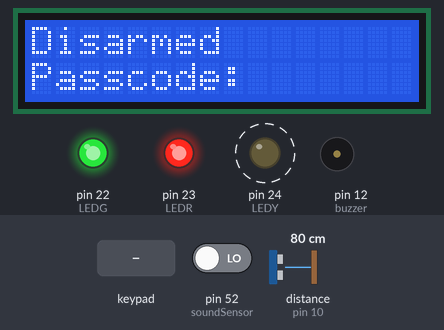
Bench run of a sketch on a simulated Arduino Mega 2560, built with avr-gcc and run on an emulated ATmega2560. On the bench: 16×2 character LCD, output pins drawn as LEDs (lit = HIGH), buzzer (waves = sounding). Wiring (inferred from the names in the program): ultrasonic range finder: trigger pin 11; echo pin 10. Dashed ring = blinking. Inputs (shaded band) come from the test bench; at power-on: distance to the obstacle (sensor on pin 10) 80 cm, pin 52 (soundSensor) LOW. The echo pulse lasts 58.3 µs per cm; pins used as bus, display or sensor lines are not drawn; what the sketch prints to the serial monitor is not drawn.

Above: at 1.05 s.
1.3 s: keypad keys 5 4 3 2 # pressed 0.4 s apart
At 5.3 s:
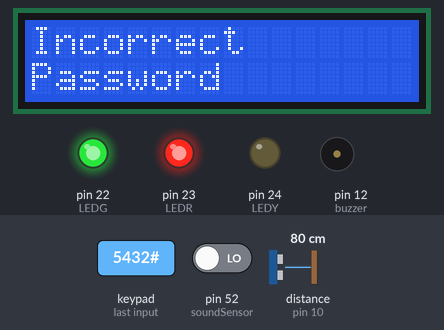
6.3 s: key '1' pressed
At 6.89 s:
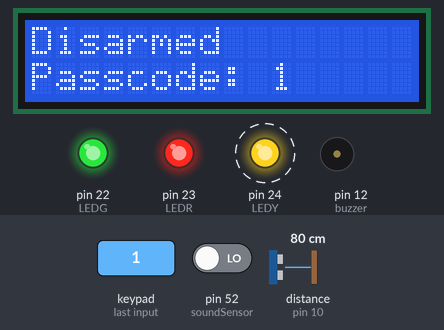
8.3 s: distance to the obstacle (sensor on pin 10) set to 35 cm
11.3 s: key '7' pressed
At 11.81 s:
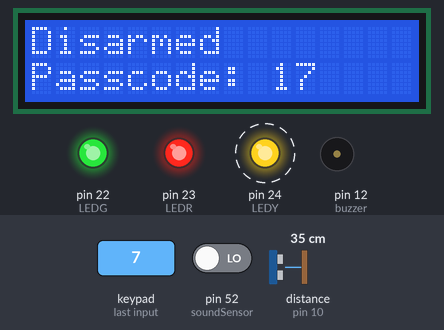
13.2 s: distance to the obstacle (sensor on pin 10) set to 18 cm
16.2 s: keypad keys 9 8 7 6 pressed 0.4 s apart
At 34.3 s:
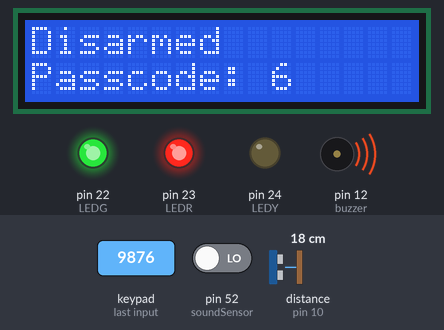
Timing chart, 0 to 34.6 s (numbered marks = the images above; inputs shaded):
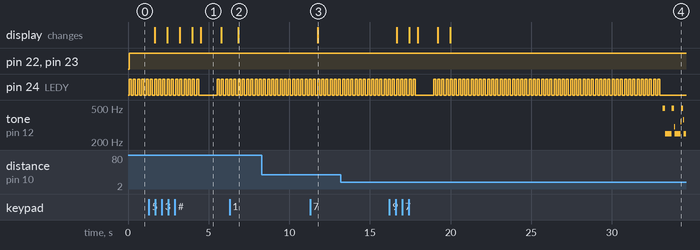

Measured:
- after the input at 1.3 s, the display: first changes after 0.34 s (image 1 shows a later state)
- after the input at 6.3 s, the display: changes after 0.53 s (image 2)
- after the input at 11.3 s, the display: changes after 0.45 s (image 3)
- after the input at 16.2 s, the display: first changes after 0.46 s (image 4 shows a later state)
- by itself, tone on pin 12 (buzzer): plays 495 Hz for 0.16 s, 249 Hz for 0.40 s, 495 Hz for 0.16 s, 301 Hz for 0.04 s, 249 Hz for 0.36 s, 346 Hz for 0.04 s … (9 notes in this stretch)
- what the display in image 1 shows lasts 1.3 s, from 4.5 s to 5.8 s

The sketch:

Alarm.ino
```cpp
//Added libraries
#include <Keypad.h>
#include <LiquidCrystal.h>
#define echoPin 10
#define trigPin 11


int array1[5]{0,0,0,0,0}; // Array to store passcode attempts
long duration; // variable for the duration of sound wave travel
int distance; // variable for the distance measurement
int buzzer = 12; // variable for buzzer pin
int soundSensor = 52; // variable for sound pin

// LED pins
int LEDG = 22;
int LEDR = 23;
int LEDY = 24;

boolean LEDStatus=false; // LED Status
const byte ROWS = 4; //four rows
const byte COLS = 4; //three columns

// Keypad input
char keys[ROWS][COLS] = {
  {'1','4','7','*'},
  {'2','5','8','0'},
  {'3','6','9','#'},
  {'A','B','C','D'}
};
byte rowPins[ROWS] = {5, 4, 3, 2}; //connect to the row pinouts of the keypad
byte colPins[COLS] = {9, 8, 7, 6}; //connect to the column pinouts of the keypad

// Initializing keypad
Keypad keypad = Keypad( makeKeymap(keys), rowPins, colPins, ROWS, COLS );
// Initializing Liquid Crystal Display
LiquidCrystal lcd(26, 27, 28, 29, 30, 31);

void setup(){
  pinMode(trigPin, OUTPUT); // Sets the trigPin as an OUTPUT
  pinMode(echoPin, INPUT); // Sets the echoPin as an INPUT
  pinMode(buzzer,OUTPUT);//initialize the buzzer pin as an output

  // Initialize the LED pins as an output
  pinMode(LEDG, OUTPUT);
  pinMode(LEDR, OUTPUT);
  pinMode(LEDY, OUTPUT);

  pinMode(soundSensor,INPUT); // Initialize the sound sensor pin as an input

  // Default Display when program starts
  lcd.begin(16, 2);
  lcd.write("Disarmed");
  lcd.setCursor(0,1);
  lcd.write("Passcode: ");
  lcd.setCursor(0,0);
  Serial.begin(9600);
  Serial.print("Enter Passcode: ");
}


void loop(){
  static int arm = 0; // Variable for starting the alarm system arming
  static int keycounter = 0; // Variable to keep track of number of keys pressed

  // Default password variables
  static int a = 5;
  static int b = 2;
  static int c = 8;
  static int d = 7;

  static int chng = 0; // Variable for password change
  static int wait = 0; // Variable for countdown until arming
  static int alarm = 0; // Variable for if the alarm is armed
  static int countd = 120; // Variable for count down before alarm sound
  static int trig = 0; // Variable for triggering the alarm
  char key = keypad.getKey(); // Variable to keep track of the key pressed
  int SensorData = digitalRead(soundSensor); // Variable to keep track of sounds sensor input

  digitalWrite(trigPin, LOW);
  delayMicroseconds(2);
  digitalWrite(trigPin, HIGH);
  delayMicroseconds(10);
  digitalWrite(trigPin, LOW);
  duration = pulseIn(echoPin, HIGH);
  distance = duration * 0.034 / 2; // Calculates distance

  //Turns on the green led if the alarm system is not armed
  if (arm == 0){
    digitalWrite(LEDG, HIGH);
    digitalWrite(LEDR, LOW);
  }
  else
    //Starts the 30 second count down before the alarm system arms
    digitalWrite(LEDG, LOW);
    if(wait == 1){
      int x = 30;
      for(int i = 0; i < 15; i++){
        lcd.clear();
        lcd.print(x);
        digitalWrite(LEDY, HIGH);
        delay(1000);
        x -= 1;
        lcd.clear();
        lcd.print(x);
        digitalWrite(LEDY, LOW);
        delay(1000);
        x -= 1;
      }
    }
    wait = 0;
    alarm = 1; //Arms the alarm system
    digitalWrite(LEDR, HIGH); //Turns on the Red led to show that the system is armed

  lcd.clear();
  if(arm == 1){
    lcd.write("Armed"); //Displays Armed on the screen
  }
  else{
    lcd.write("Disarmed"); //Displays disarmed on the screen
  }
  lcd.setCursor(0,1);
  lcd.write("Passcode: "); //Displays "Passcode:" screen
  lcd.setCursor(0,0);

  //Clears and numbers already on the screen
  if(keycounter == 0){
    lcd.setCursor(10,1);
    lcd.write("    ");
    lcd.setCursor(0,0);
  }

  //Displays the first number input into the keypad on the screen
  else if(keycounter == 1){
    lcd.setCursor(10,1);
    lcd.print(array1[0]);
    lcd.setCursor(0,0);
  }

  //Dispays the second number input into the keypad on the screen
  else if(keycounter == 2){
    lcd.setCursor(10,1);
    lcd.print(array1[0]);
    lcd.setCursor(11,1);
    lcd.print(array1[1]);
    lcd.setCursor(0,0);
  }

  //Dispays the third number input into the keypad on the screen
  else if(keycounter == 3){
    lcd.setCursor(10,1);
    lcd.print(array1[0]);
    lcd.setCursor(11,1);
    lcd.print(array1[1]);
    lcd.setCursor(12,1);
    lcd.print(array1[2]);
    lcd.setCursor(0,0);
  }

  //Dispays the forth number input into the keypad on the screen
  else if(keycounter == 4){
    lcd.setCursor(10,1);
    lcd.print(array1[0]);
    lcd.setCursor(11,1);
    lcd.print(array1[1]);
    lcd.setCursor(12,1);
    lcd.print(array1[2]);
    lcd.setCursor(13,1);
    lcd.print(array1[3]);
    lcd.setCursor(0,0);
  }

  //Checks to see if the bottons clicked on the keypad are numbers and make sure that no more then 4 numbers have been entered
  if ((key != NO_KEY) && (key >= 48) && (key <= 58) && (keycounter != 4)){
      keycounter += 1;
      array1[keycounter - 1] = key - 48;
      Serial.print(key);
    }

  //Stores the action that is to be done after the passcode is entered
  else if((key != NO_KEY) && (keycounter == 4)){
      array1[4] = key;
      keycounter += 1;
 }

 //Changes the alarm passcode
 if((chng == 1) && (keycounter == 4)){
      a = array1[0];
      b = array1[1];
      c = array1[2];
      d = array1[3];
      chng = 0;
      keycounter = 0;
      //Clears all the entries in the array
      for(int i; i < 5; i++){
        array1[i] = 0;
    }
      Serial.println();
      Serial.println("Passcode Changed"); //Displays passcode changed on the screen after the passcode has been changed

      //Resets the screen to the default display
      lcd.clear();
      lcd.write("Passcode");
      lcd.setCursor(0,1);
      lcd.write("Changed");
      lcd.setCursor(0,0);
      delay(1000);
      Serial.print("Enter Passcode: ");
    }


  if(keycounter == 5){

    //Checks if the correct passcode was entered and if the action entered is to arm the alarm system
    if((array1[0] == a) && (array1[1] == b) && (array1[2] == c) && (array1[3] == d) && (array1[4] == 65)){
      Serial.println();
      Serial.println("Armed");
      Serial.print("Enter Passcode: ");
      keycounter = 0;
      arm = 1;
      wait = 1;
      alarm = 0;
    }

    //Checks if the correct passcode was entered and if the action entered is to disarm the alarm system
    else if((array1[0] == a) && (array1[1] == b) && (array1[2] == c) && (array1[3] == d) && (array1[4] == 68)){
      Serial.println();
      Serial.println("Disarmed");
      Serial.print("Enter Passcode: ");
      countd = 30;
      trig = 0;
      keycounter = 0;
      arm = 0;
      alarm = 0;
    }

    //Checks if the correct passcode was entered and if the action entered is to change the passcode
    else if ((array1[0] == a) && (array1[1] == b) && (array1[2] == c) && (array1[3] == d) && (array1[4] == 67) && (arm == 0)){
      chng = 1;
      Serial.println();
      Serial.print("Type in New Passcode: ");
      lcd.clear();
      lcd.write("Type in");
      lcd.setCursor(0,1);
      lcd.write("New Passcode");
      lcd.setCursor(0,0);
      delay(1000);
      keycounter = 0;
    }

    //If the incorrect passcode is entered incorrect passcode is displayed on the screen
    else{
    keycounter = 0;
    Serial.println();
    Serial.println("Incorrect Passcode");
    lcd.clear();
    lcd.write("Incorrect");
    lcd.setCursor(0,1);
    lcd.write("Password");
    lcd.setCursor(0,0);
    delay(1000);
    Serial.print("Enter Passcode: ");
    }
    //The numbers in the array are erased
    for(int i; i < 5; i++){
      array1[i] = 0;
    }
  }

  if(alarm == 1){

    //If the alarm is armed and somethins is within the specified distance from the alarms system the alarm count down will be triggered
    if ((distance <= 100) || (SensorData==1)){
      Serial.println("alarm");
      trig = 1;
    }

    //Sounds the alarm if one of the sensors is triggered
    if((trig == 1) && (countd == 0)){

      for(int i=0;i<80;i++){
        digitalWrite(buzzer,HIGH);
        delay(1);//wait for 1ms
        digitalWrite(buzzer,LOW);
        delay(1);//wait for 1ms
      }

      for(int i=0;i<100;i++){
        digitalWrite(buzzer,HIGH);
        delay(2);//wait for 2ms
        digitalWrite(buzzer,LOW);
        delay(2);//wait for 2ms
      }

    }
  }

  //Blinks the yellow led for 30 seconds after one of the sensors is triggered before sounding the alarm
  if((trig == 1) && (countd != 0)){
    digitalWrite(LEDY, HIGH);
    delay(125);
    digitalWrite(LEDY, LOW);
    delay(125);
    countd -= 1;
  }

}
```
